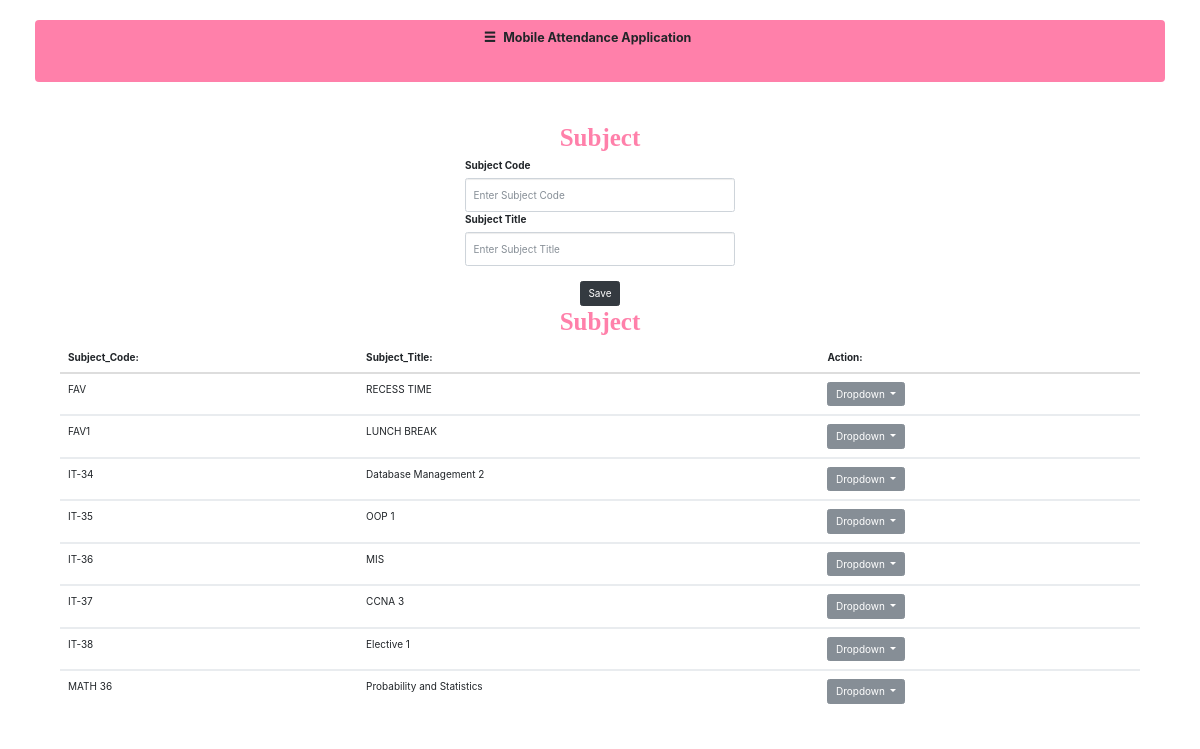
The app's page /csubject.php, older data.
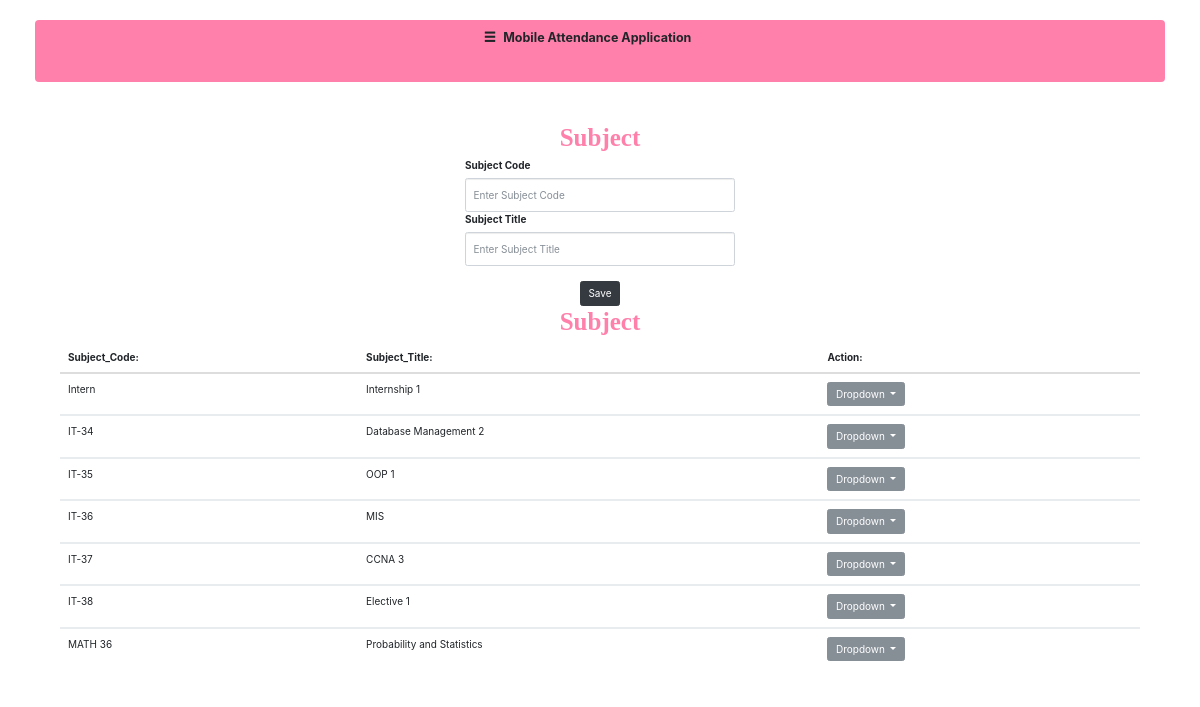
The same page, newer data.
### tables this page shows
CREATE TABLE `subject` (
  `subject_code` varchar(20) NOT NULL,
  `subject_title` varchar(50) DEFAULT NULL
);

### csubject.php (the view, shortened to what this page needs)
<?php
	if(isset($_POST['btn_search']))
	{
    $search = $_POST['search'];
		$query = "SELECT * FROM `subject` WHERE CONCAT(`subject_code`, `subject_title`) LIKE '%".$search."%'";
		$search_result = filterTable($query);
	}
	else {
		$query = "SELECT * FROM `subject`";
		$search_result = filterTable($query);
	}
	function filterTable($query)
	{
		$connect = mysqli_connect("localhost", "root", "", "attendance");
		$filter_Result = mysqli_query($connect, $query);
		return $filter_Result;
	}
?>
<!DOCTYPE html>
<head>
	<link href="bootstrap-3.3.7/css/bootstrap.min.css" rel="stylesheet">
    <link href="css/phonebook.css" rel="stylesheet">
	<link rel="stylesheet" href="bootstrap/css/bootstrap.min.css">
</head>
<body>
    <div id="wrapper">
        <div id="page-content-wrapper">
            <div class="container-fluid">
				<nav class="navbar navbar-green">
					<div class="container-fluid">
					<div class="navbar-header">
							<a class="navbar-brand" onclick="openNav()"><span  class="glyphicon glyphicon-menu-hamburger"></span>&nbsp;&nbsp;<strong>Mobile Attendance Application</strong></a>
					</div>
					</div>
				</nav>
			</div>
        </div>
    </div>
	<div class="container" style="width:300px">
		<form method="post" action="addsubject.php">
			<center><h1><strong><font color="#ff80aa" face="Cooper Std Black">Subject</font></strong></h1></center>
			<label>Subject Code</label>
			<input type="text" class="form-control" id="subject_code" placeholder="Enter Subject Code" name="subject_code" required>
			<label>Subject Title</label>
			<input type="text" class="form-control" id="subject_title" placeholder="Enter Subject Title" name="subject_title" required><br/>
			<center><input class="btn btn-dark" type="submit" value="Save"></button></center>
		</form>
	</div>
	<div class="container">
			<center><h1><strong><font color="#ff80aa" face="Cooper Std Black">Subject</font></strong></h1></center>
			<div class="container">
  <table class="table">
    <thead>
      <tr>
		<th>Subject_Code:</th>
        <th>Subject_Title:</th>
		<th>Action:</th>
      </tr>
    </thead>
	<?php while($row = mysqli_fetch_array($search_result)):?>
    <tbody>
      <tr>
        <td><?php echo $row['subject_code'];?></td>
		<td><?php echo $row['subject_title'];?></td>
		<td><div class="btn-group" role="group">
    <button id="btnGroupDrop1" type="button" class="btn btn-secondary dropdown-toggle" data-toggle="dropdown" aria-haspopup="true" aria-expanded="False">
      Dropdown
    </button>
  </div></td>
      </tr>
	  </tbody>
	  <?php endwhile;?>
	 </table>
	</div>
	</div>
</body>
</html>

Row changes from the older to the newer data that the page shows:
removed subject: subject_code "FAV", subject_title "RECESS TIME"
removed subject: subject_code "FAV1", subject_title "LUNCH BREAK"
added subject: subject_code "Intern", subject_title "Internship 1"
